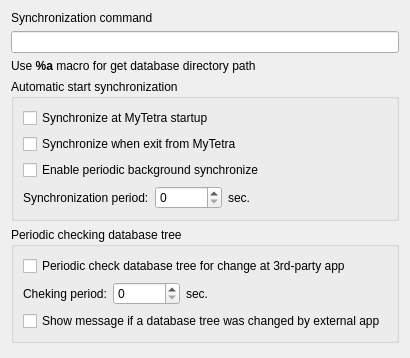
<?xml version="1.0" encoding="UTF-8"?>
<ui version="4.0">
 <class>AppConfigPage_Synchro</class>
 <widget class="QWidget" name="AppConfigPage_Synchro">
  <property name="geometry">
   <rect>
    <x>0</x>
    <y>0</y>
    <width>410</width>
    <height>358</height>
   </rect>
  </property>
  <property name="windowTitle">
   <string>Form</string>
  </property>
  <layout class="QVBoxLayout" name="verticalLayout_3">
   <item>
    <widget class="QLabel" name="commandText">
     <property name="text">
      <string>Synchronization command</string>
     </property>
     <property name="buddy">
      <cstring>synchroCommand</cstring>
     </property>
    </widget>
   </item>
   <item>
    <widget class="QLineEdit" name="synchroCommand"/>
   </item>
   <item>
    <widget class="QLabel" name="commandAboutText">
     <property name="text">
      <string>Use &lt;b&gt;%a&lt;/b&gt; macro for get database directory path</string>
     </property>
     <property name="wordWrap">
      <bool>true</bool>
     </property>
    </widget>
   </item>
   <item>
    <widget class="QGroupBox" name="synchroOnBox">
     <property name="title">
      <string>Automatic start synchronization</string>
     </property>
     <layout class="QVBoxLayout" name="verticalLayout">
      <item>
       <widget class="QCheckBox" name="synchroOnStartup">
        <property name="text">
         <string>Synchronize at MyTetra startup</string>
        </property>
       </widget>
      </item>
      <item>
       <widget class="QCheckBox" name="synchroOnExit">
        <property name="text">
         <string>Synchronize when exit from MyTetra</string>
        </property>
       </widget>
      </item>
      <item>
       <widget class="QCheckBox" name="synchroOnPeriodic">
        <property name="text">
         <string>Enable periodic background synchronize</string>
        </property>
       </widget>
      </item>
      <item>
       <layout class="QHBoxLayout" name="horizontalLayout">
        <item>
         <widget class="QLabel" name="synchroPeriodText">
          <property name="text">
           <string>Synchronization period:</string>
          </property>
          <property name="buddy">
           <cstring>synchroPeriod</cstring>
          </property>
         </widget>
        </item>
        <item>
         <widget class="QSpinBox" name="synchroPeriod">
          <property name="maximum">
           <number>100000</number>
          </property>
         </widget>
        </item>
        <item>
         <widget class="QLabel" name="synchroPeriodPostfix">
          <property name="text">
           <string>sec.</string>
          </property>
         </widget>
        </item>
        <item>
         <spacer name="horizontalSpacer">
          <property name="orientation">
           <enum>Qt::Horizontal</enum>
          </property>
          <property name="sizeHint" stdset="0">
           <size>
            <width>40</width>
            <height>20</height>
           </size>
          </property>
         </spacer>
        </item>
       </layout>
      </item>
     </layout>
    </widget>
   </item>
   <item>
    <widget class="QGroupBox" name="periodicCheckBox">
     <property name="title">
      <string>Periodic checking database tree</string>
     </property>
     <layout class="QVBoxLayout" name="verticalLayout_2">
      <item>
       <widget class="QCheckBox" name="enablePeriodicCheckBase">
        <property name="text">
         <string>Periodic check database tree for change at 3rd-party app</string>
        </property>
       </widget>
      </item>
      <item>
       <layout class="QHBoxLayout" name="horizontalLayout_2">
        <item>
         <widget class="QLabel" name="checkBasePeriodText">
          <property name="text">
           <string>Cheking period:</string>
          </property>
          <property name="buddy">
           <cstring>checkBasePeriod</cstring>
          </property>
         </widget>
        </item>
        <item>
         <widget class="QSpinBox" name="checkBasePeriod">
          <property name="maximum">
           <number>100000</number>
          </property>
         </widget>
        </item>
        <item>
         <widget class="QLabel" name="checkBasePeriodPostfix">
          <property name="text">
           <string>sec.</string>
          </property>
         </widget>
        </item>
        <item>
         <spacer name="horizontalSpacer_2">
          <property name="orientation">
           <enum>Qt::Horizontal</enum>
          </property>
          <property name="sizeHint" stdset="0">
           <size>
            <width>40</width>
            <height>20</height>
           </size>
          </property>
         </spacer>
        </item>
       </layout>
      </item>
      <item>
       <widget class="QCheckBox" name="enablePeriodicCheckMessage">
        <property name="text">
         <string>Show message if a database tree was changed by external app</string>
        </property>
       </widget>
      </item>
     </layout>
    </widget>
   </item>
   <item>
    <spacer name="verticalSpacer">
     <property name="orientation">
      <enum>Qt::Vertical</enum>
     </property>
     <property name="sizeHint" stdset="0">
      <size>
       <width>20</width>
       <height>36</height>
      </size>
     </property>
    </spacer>
   </item>
  </layout>
 </widget>
 <resources/>
 <connections/>
</ui>
